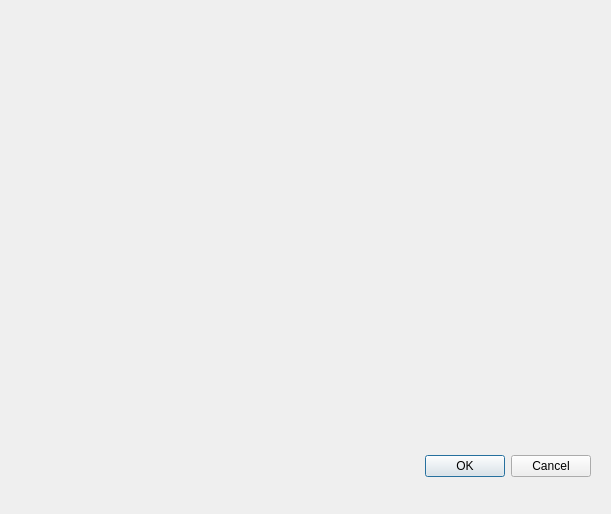
<?xml version="1.0" encoding="UTF-8"?>
<ui version="4.0">
 <class>Dialog</class>
 <widget class="QDialog" name="Dialog">
  <property name="geometry">
   <rect>
    <x>0</x>
    <y>0</y>
    <width>611</width>
    <height>514</height>
   </rect>
  </property>
  <property name="windowTitle">
   <string>Dialog</string>
  </property>
  <property name="sizeGripEnabled">
   <bool>false</bool>
  </property>
  <widget class="QDialogButtonBox" name="buttonBox">
   <property name="geometry">
    <rect>
     <x>250</x>
     <y>450</y>
     <width>341</width>
     <height>32</height>
    </rect>
   </property>
   <property name="orientation">
    <enum>Qt::Horizontal</enum>
   </property>
   <property name="standardButtons">
    <set>QDialogButtonBox::Cancel|QDialogButtonBox::Ok</set>
   </property>
  </widget>
 </widget>
 <resources/>
 <connections>
  <connection>
   <sender>buttonBox</sender>
   <signal>accepted()</signal>
   <receiver>Dialog</receiver>
   <slot>accept()</slot>
   <hints>
    <hint type="sourcelabel">
     <x>248</x>
     <y>254</y>
    </hint>
    <hint type="destinationlabel">
     <x>157</x>
     <y>274</y>
    </hint>
   </hints>
  </connection>
  <connection>
   <sender>buttonBox</sender>
   <signal>rejected()</signal>
   <receiver>Dialog</receiver>
   <slot>reject()</slot>
   <hints>
    <hint type="sourcelabel">
     <x>316</x>
     <y>260</y>
    </hint>
    <hint type="destinationlabel">
     <x>286</x>
     <y>274</y>
    </hint>
   </hints>
  </connection>
 </connections>
</ui>
